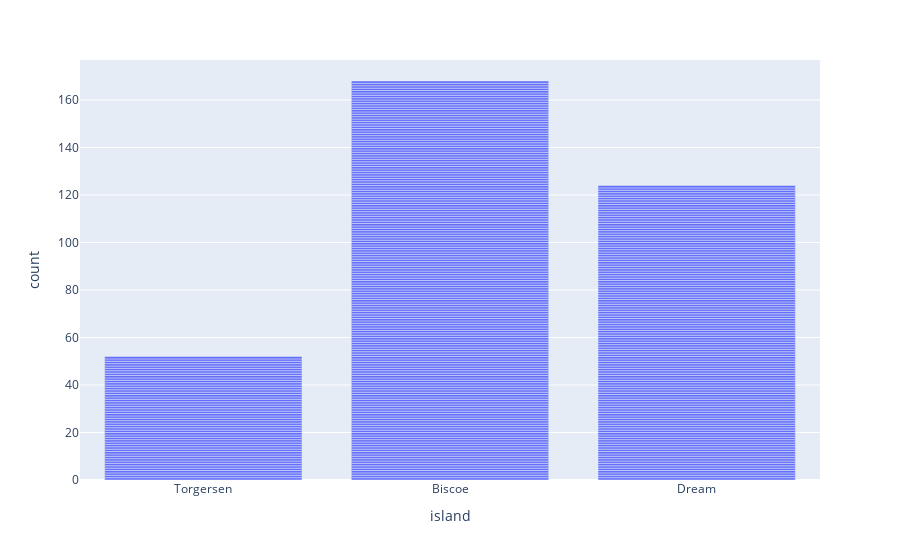

Notebook cell for this chart:
### Code cell
# visualizando com o plotly - bar

px.bar(data_frame=peng, x='island')

### Figure 1 — Plotly figure (JSON) as saved in the notebook; plotly's stock layout.template omitted (floating-point values rounded to 4 significant figures; data arrays with more than 128 entries replaced by an {"elided": "..."} marker saying what was removed)
{"data": [{"alignmentgroup": "True", "hovertemplate": "island=%{x}<br>count=%{y}<extra></extra>", "legendgroup": "", "marker": {"color": "#636efa", "pattern": {"shape": ""}}, "name": "", "offsetgroup": "", "orientation": "v", "showlegend": false, "textposition": "auto", "type": "bar", "x": {"elided": "344 str values"}, "xaxis": "x", "y": {"elided": "344 int values"}, "yaxis": "y"}], "layout": {"barmode": "relative", "legend": {"tracegroupgap": 0}, "margin": {"t": 60}, "xaxis": {"anchor": "y", "domain": [0, 1], "title": {"text": "island"}}, "yaxis": {"anchor": "x", "domain": [0, 1], "title": {"text": "count"}}}}
